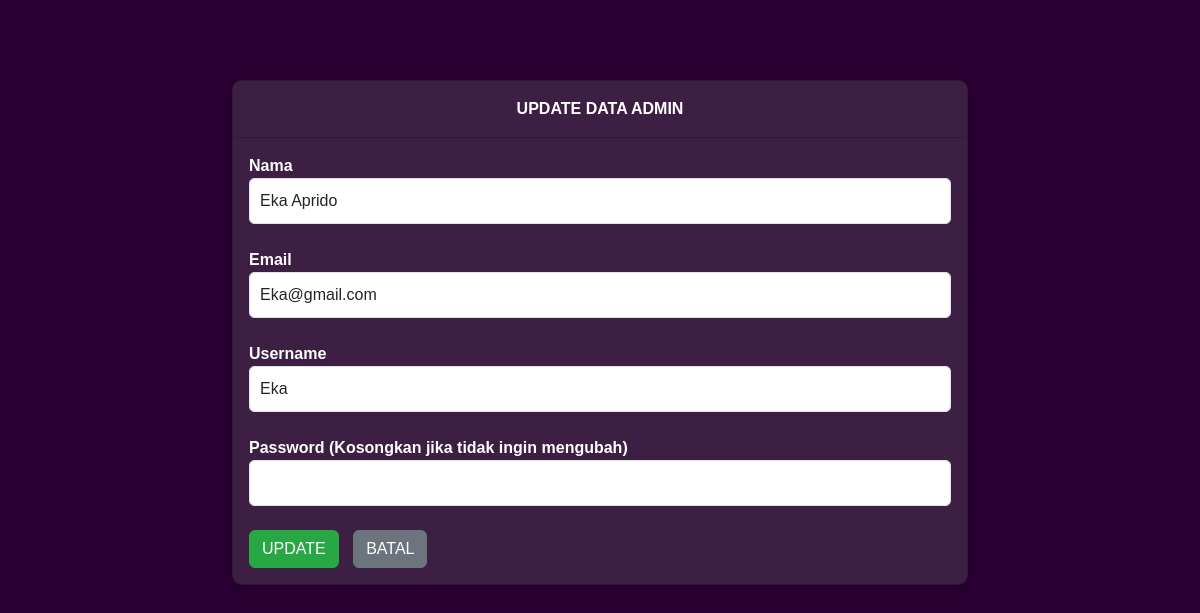
Page /update_dataadmin.php?id=4 on the committed database.
### tables this page shows
CREATE TABLE `data_admin` (
  `id` int NOT NULL,
  `nama` varchar(100) NOT NULL,
  `email` varchar(255) NOT NULL,
  `username` varchar(50) NOT NULL,
  `password` varchar(255) NOT NULL
);

### update_dataadmin.php (the view, shortened to what this page needs)
<!DOCTYPE html>
<html lang="en">
<head>
    <link href="https://cdn.jsdelivr.net/npm/bootstrap@5.3.3/dist/css/bootstrap.min.css" rel="stylesheet">
    <link rel="stylesheet" href="styleT.css">
</head>
<body>
<div class="container" style="margin-top: 80px">
    <div class="row">
        <div class="col-md-8 offset-md-2">
            <div class="card">
                <div class="card-header">
                    UPDATE DATA ADMIN
                </div>
                <div class="card-body">
                <?php
                    include("koneksi.php");
                    if (isset($_GET['id'])) {
                        $id = $_GET['id'];
                        $query = mysqli_query($connection, "SELECT * FROM data_admin WHERE id = '$id'");
                        $row = mysqli_fetch_array($query);
                    } else {
                        echo "ID tidak ditemukan!";
                        exit;
                    }
                    ?>
                    <form action="update_dataadmin.php?id=<?php echo $id; ?>" method="POST">
                        <div class="form-group">
                            <label>Nama</label>
                            <input type="text" name="nama" value="<?php echo $row['nama']; ?>" class="form-control" required>
                        </div>
                        <div class="form-group">
                            <label>Email</label>
                            <input type="email" name="email" value="<?php echo $row['email']; ?>" class="form-control" required>
                        </div>
                        <div class="form-group">
                            <label>Username</label>
                            <input type="text" name="username" value="<?php echo $row['username']; ?>" class="form-control" required>
                        </div>
                        <div class="form-group">
                            <label>Password (Kosongkan jika tidak ingin mengubah)</label>
                            <input type="password" name="password" class="form-control">
                        </div>
                        <button type="submit" class="btn btn-success">UPDATE</button>
                        <a href="data_admin.php" class="btn btn-secondary">BATAL</a>
                    </form>
                </div>
            </div>
        </div>
    </div>
</div>
</body>
</html>

### styleT.css (style rules this page uses)
body { background-color: #280031; color: #ffffff; font-family: "Arial", sans-serif; }
.card { background-color: #3C1F42; box-shadow: 0 4px 8px rgba(0, 0, 0, 0.1); border-radius: 10px; overflow: hidden; }
.card-header { background-color: #3C1F42; color: #ffffff; padding: 1rem; font-weight: bold; text-align: center; }
.card-body { background-color: #3C1F42; color: #ffffff; }
.form-group { margin-bottom: 1.5rem; }
.form-group label { font-weight: bold; color: #ffffff; }
.form-control { border-radius: 5px; padding: 10px; }
.btn-success { background-color: #28a745; border-color: #28a745; margin-right: 10px; }

### rows in the picture
data_admin: nama "Eka Aprido", email "Eka@gmail.com", username "Eka"
